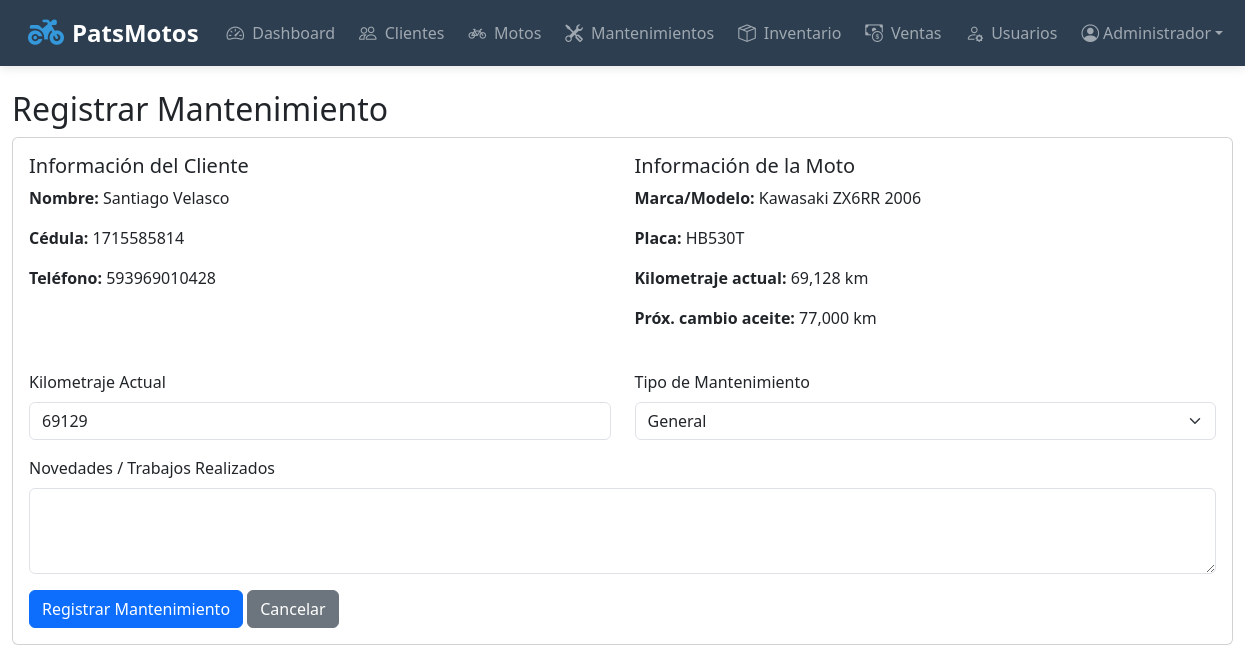
Page /agregar_mantenimiento.php?moto_id=47 (signed in) on the committed database.
### tables this page shows
CREATE TABLE `motos` (
  `id` int(11) NOT NULL,
  `cliente_id` int(11) NOT NULL,
  `marca` varchar(50) NOT NULL,
  `modelo` varchar(50) NOT NULL,
  `placa` varchar(20) DEFAULT NULL,
  `serie` varchar(50) DEFAULT NULL,
  `color` varchar(30) DEFAULT NULL,
  `kilometraje` int(11) DEFAULT NULL,
  `fecha_registro` timestamp NULL DEFAULT current_timestamp(),
  `proximo_cambio_aceite` int(11) DEFAULT NULL,
  `fecha_ultimo_cambio` date DEFAULT NULL,
  `ultimo_cambio_aceite` int(11) DEFAULT NULL
);

CREATE TABLE `clientes` (
  `id` int(11) NOT NULL,
  `nombres` varchar(100) NOT NULL,
  `cedula` varchar(20) NOT NULL,
  `telefono` varchar(20) DEFAULT NULL,
  `email` varchar(100) DEFAULT NULL,
  `direccion` text DEFAULT NULL,
  `fecha_registro` timestamp NULL DEFAULT current_timestamp()
);

### agregar_mantenimiento.php (the view, shortened to what this page needs)
<?php
require_once 'config.php';
$moto_id = isset($_GET['moto_id']) ? intval($_GET['moto_id']) : 0;
$moto = null;
if ($moto_id > 0) {
    $stmt = $conn->prepare("SELECT m.*, c.nombres, c.cedula, c.telefono, c.email
                           FROM motos m
                           JOIN clientes c ON m.cliente_id = c.id
                           WHERE m.id = ?");
    $stmt->execute([$moto_id]);
    $moto = $stmt->fetch(PDO::FETCH_ASSOC);
}
?>
<!DOCTYPE html>
<html lang="es">
<head>
    <link href="https://cdn.jsdelivr.net/npm/bootstrap@5.3.0/dist/css/bootstrap.min.css" rel="stylesheet">
    <link href="https://cdn.jsdelivr.net/npm/bootstrap-icons@1.10.0/font/bootstrap-icons.css" rel="stylesheet">
</head>
<body>
    <?php include 'navbar.php'; ?>
    <div class="container-fluid mt-4">
        <h2>Registrar Mantenimiento</h2>
        <div class="card mb-4">
            <div class="card-body">
                <form method="POST">
                    <?php if ($moto): ?>
                        <div class="row mb-4">
                            <div class="col-md-6">
                                <h5>Información del Cliente</h5>
                                <p><strong>Nombre:</strong> <?php echo htmlspecialchars($moto['nombres']); ?></p>
                                <p><strong>Cédula:</strong> <?php echo htmlspecialchars($moto['cedula']); ?></p>
                                <p><strong>Teléfono:</strong> <?php echo htmlspecialchars($moto['telefono']); ?></p>
                            </div>
                            <div class="col-md-6">
                                <h5>Información de la Moto</h5>
                                <p><strong>Marca/Modelo:</strong> <?php echo htmlspecialchars($moto['marca'] . ' ' . $moto['modelo']); ?></p>
                                <p><strong>Placa:</strong> <?php echo htmlspecialchars($moto['placa']); ?></p>
                                <p><strong>Kilometraje actual:</strong> <?php echo number_format($moto['kilometraje'], 0); ?> km</p>
                                <?php if ($moto['proximo_cambio_aceite']): ?>
                                    <p><strong>Próx. cambio aceite:</strong> <?php echo number_format($moto['proximo_cambio_aceite'], 0); ?> km</p>
                                <?php endif; ?>
                            </div>
                        </div>
                    <?php else: ?>
                        <div class="alert alert-warning">No se ha seleccionado una moto. <a href="motos.php">Seleccionar moto</a></div>
                    <?php endif; ?>
                    <div class="row">
                        <div class="col-md-6 mb-3">
                            <label for="kilometraje_actual" class="form-label">Kilometraje Actual</label>
                            <input type="number" class="form-control" id="kilometraje_actual" name="kilometraje_actual" required>
                        </div>
                        <div class="col-md-6 mb-3">
                            <label for="tipo_mantenimiento" class="form-label">Tipo de Mantenimiento</label>
                            <select class="form-select" id="tipo_mantenimiento" name="tipo_mantenimiento" required>
                                <option value="general">General</option>
                            </select>
                        </div>
                    </div>
                    <div class="mb-3">
                        <label for="novedades" class="form-label">Novedades / Trabajos Realizados</label>
                        <textarea class="form-control" id="novedades" name="novedades" rows="3" required></textarea>
                    </div>
                    <button type="submit" class="btn btn-primary">Registrar Mantenimiento</button>
                    <a href="motos.php" class="btn btn-secondary">Cancelar</a>
                </form>
            </div>
        </div>
    </div>
</body>
</html>

### navbar.php (style rules this page uses)
:root { --navbar-bg: #2c3e50; --navbar-hover: #34495e; --primary-accent: #3498db; --badge-color: #e74c3c; }

### rows in the picture
motos: cliente.nombres "Santiago Velasco", cliente.cedula "1715585814", cliente.telefono "593969010428", marca+modelo "Kawasaki ZX6RR 2006", placa "HB530T", kilometraje "69,128", proximo_cambio_aceite "77,000"

### other values in the picture
$item['title'] "Dashboard"
$item['title'] "Clientes"
$item['title'] "Motos"
$item['title'] "Mantenimientos"
$item['title'] "Inventario"
$item['title'] "Ventas"
$item['title'] "Usuarios"
$userName "Administrador"
